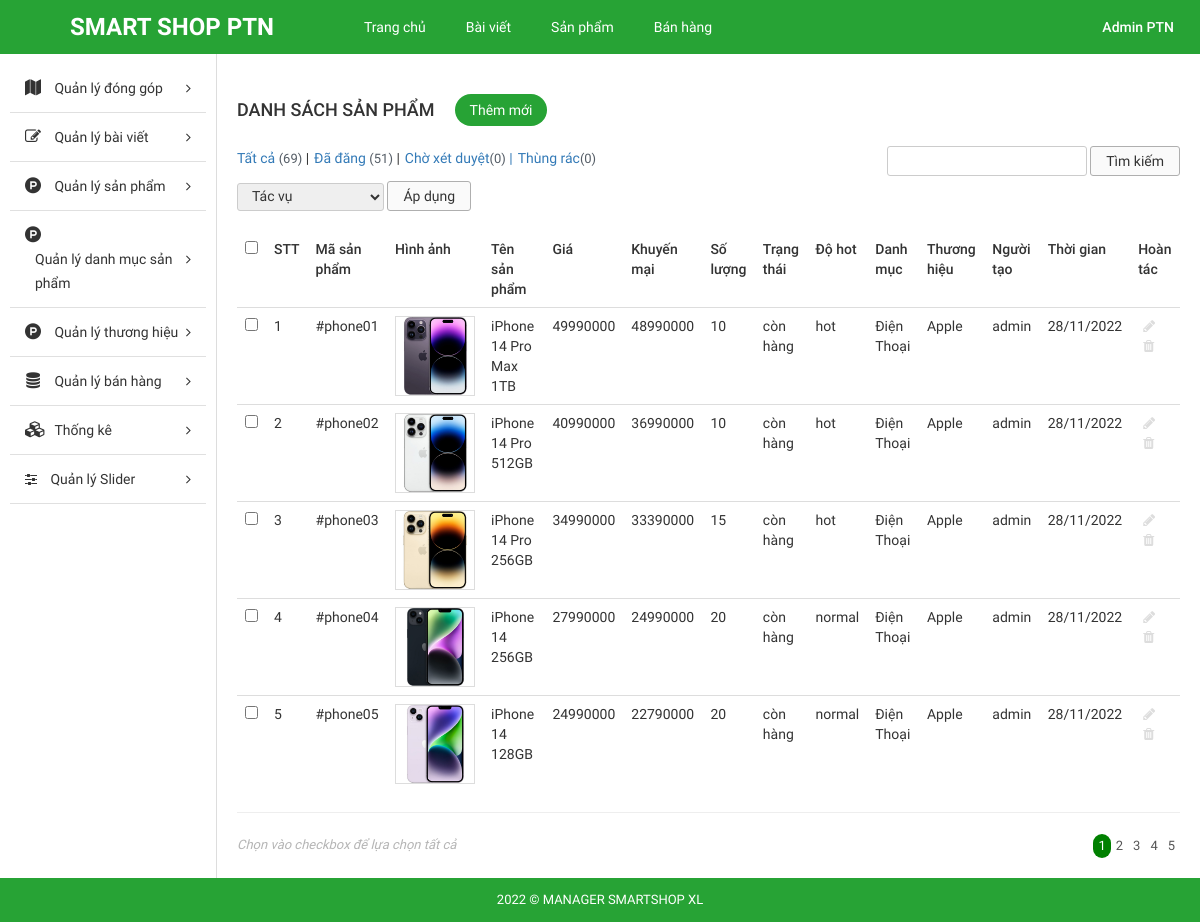
Page /Source_code/admin/index.php?modules=products&controllers=index&action=list (signed in) on the committed database.
### tables this page shows
CREATE TABLE `tbl_product` (
  `id` int(11) NOT NULL,
  `id_category` int(11) NOT NULL,
  `id_brand` int(11) NOT NULL,
  `name` varchar(255) NOT NULL,
  `code` varchar(255) NOT NULL,
  `price` float NOT NULL,
  `promotional_price` float NOT NULL,
  `quantity` int(11) NOT NULL,
  `status` enum('còn hàng','hết hàng','hàng sắp về') NOT NULL,
  `description` text NOT NULL,
  `screen` varchar(255) NOT NULL,
  `ram` varchar(255) NOT NULL,
  `cpu` varchar(255) NOT NULL,
  `memory` varchar(255) NOT NULL,
  `operating_system` varchar(255) NOT NULL,
  `front_camera` varchar(255) NOT NULL,
  `rear_camera` varchar(255) NOT NULL,
  `user` varchar(255) NOT NULL,
  `create_date` varchar(255) NOT NULL,
  `image` varchar(255) NOT NULL,
  `level` enum('hot','normal','discount') NOT NULL
);

### Source_code/admin/libraries/database.php (called while the page is built, shortened)
<?php
function db_query($query_string) {
    global $conn;
    $result = mysqli_query($conn, $query_string);
    return $result;
}
function db_fetch_array($query_string) {
    $result = array();
    $mysqli_result = db_query($query_string);
    while ($row = mysqli_fetch_assoc($mysqli_result)) {
        $result[] = $row;
    }
    return $result;
}

### Source_code/admin/modules/products/models/indexModel.php (called while the page is built, shortened)
<?php
function getAllProduct(){
	return db_fetch_array("SELECT * FROM `tbl_product`");
}
function get_category_by_id($id){
	$data = db_fetch_array("SELECT * FROM `tbl_category` WHERE `id` = '$id'");
	return $data[0]['name'];
}
function get_brand_by_id($id){
	$data = db_fetch_array("SELECT * FROM `tbl_brand` WHERE `id` = '$id'");
	return $data[0]['name'];
}

### Source_code/admin/modules/products/controllers/indexController.php (called while the page is built, shortened)
<?php
function listAction() {
	$data_tmp = getAllProduct();
	for ($i=0; $i <count($data_tmp) ; $i++) {
		$data_tmp[$i]['category'] = get_category_by_id($data_tmp[$i]['id_category']);
		$data_tmp[$i]['brand']  = get_brand_by_id($data_tmp[$i]['id_brand']) ;
	};
	if(!empty($_GET['page'])){
		$page = $_GET['page'];
	}else{
		$page =1;
	}
	$numProduct = count($data_tmp);
	$productOnPage = 5;
	$num = ceil($numProduct/$productOnPage);
	$start = ($page - 1) * $productOnPage;
	$res =[];
	for ($i=$start; $i < $start+$productOnPage; $i++) {
		if(isset($data_tmp[$i]))
        $res[] = $data_tmp[$i];
	};
	$data = [$res, $num, $page];
	load_view('list',$data);
}

### Source_code/admin/core/router.php (called while the page is built, shortened)
<?php
$action_name = get_action().'Action';
call_function(array('construct', $action_name));

### Source_code/admin/core/appload.php (called while the page is built, shortened)
<?php
require CONFIGPATH . DIRECTORY_SEPARATOR . 'database.php';
require LIBPATH . DIRECTORY_SEPARATOR . 'database.php';
require COREPATH . DIRECTORY_SEPARATOR . 'base.php';
require COREPATH . DIRECTORY_SEPARATOR . 'router.php';

### Source_code/admin/index.php (called while the page is built, shortened)
<?php
require COREPATH.DIRECTORY_SEPARATOR.'appload.php';

### Source_code/admin/modules/products/views/listView.php (the view, shortened to what this page needs)
<div id="main-content-wp" class="list-product-page">
    <div class="wrap clearfix">
        <div id="content" class="fl-right">
            <div class="section" id="title-page">
                <div class="clearfix">
                    <h3 id="index" class="fl-left">Danh sách sản phẩm</h3>
                    <a href="?modules=products&controllers=index&action=add" title="" id="add-new" class="fl-left">Thêm mới</a>
                </div>
            </div>
            <div class="section" id="detail-page">
                <div class="section-detail">
                    <div class="filter-wp clearfix">
                        <ul class="post-status fl-left">
                            <li class="all"><a href="">Tất cả <span class="count">(69)</span></a> |</li>
                            <li class="publish"><a href="">Đã đăng <span class="count">(51)</span></a> |</li>
                            <li class="pending"><a href="">Chờ xét duyệt<span class="count">(0)</span> |</a></li>
                            <li class="pending"><a href="">Thùng rác<span class="count">(0)</span></a></li>
                        </ul>
                        <form method="GET" class="form-s fl-right">
                            <input type="text" name="s" id="s">
                            <input type="submit" name="sm_s" value="Tìm kiếm">
                        </form>
                    </div>
                    <div class="actions">
                        <form method="GET" action="" class="form-actions">
                            <select name="actions">
                                <option value="0">Tác vụ</option>
                            </select>
                            <input type="submit" name="sm_action" value="Áp dụng">
                        </form>
                    </div>
                    <div class="table-responsive">
                        <table class="table list-table-wp">
                            <thead>
                                <tr>
                                    <td><input type="checkbox" name="checkAll" id="checkAll"></td>
                                    <td><span class="thead-text">STT</span></td>
                                    <td><span class="thead-text">Mã sản phẩm</span></td>
                                    <td><span class="thead-text">Hình ảnh</span></td>
                                    <td><span class="thead-text">Tên sản phẩm</span></td>
                                    <td><span class="thead-text">Giá</span></td>
                                    <td><span class="thead-text">Khuyến mại</span></td>
                                    <td><span class="thead-text">Số lượng</span></td>
                                    <td><span class="thead-text">Trạng thái</span></td>
                                    <td><span class="thead-text">Độ hot</span></td>
                                    <td><span class="thead-text">Danh mục</span></td>
                                    <td><span class="thead-text">Thương hiệu</span></td>
                                    <td><span class="thead-text">Người tạo</span></td>
                                    <td><span class="thead-text">Thời gian</span></td>
                                    <td><span class="thead-text">Hoàn tác</span></td>
                                </tr>
                            </thead>
                            <tbody>
                                <?php  $i=0; if(!empty($data['0'])) foreach ($data['0'] as $value) { $i++;?>
                                <tr>
                                    <td><input type="checkbox" name="checkItem" class="checkItem"></td>
                                    <td><span class="tbody-text"><?php echo $i; ?></span></td>
                                    <td><span class="tbody-text"><?php echo $value['code']; ?></span></td>
                                    <td>
                                        <div class="tbody-thumb">
                                            <img src="<?php echo $value['image']; ?>" alt="">
                                        </div>
                                    </td>
                                    <td><span class="tbody-text"><?php echo $value['name']; ?></span></td>
                                    <td><span class="tbody-text"><?php echo $value['price']; ?></span></td>
                                    <td><span class="tbody-text"><?php echo $value['promotional_price']; ?></span></td>
                                    <td><span class="tbody-text"><?php echo $value['quantity']; ?></span></td>
                                    <td><span class="tbody-text"><?php echo $value['status']; ?></span></td>
                                    <td><span class="tbody-text"><?php echo $value['level']; ?></span></td>
                                    <td><span class="tbody-text"><?php echo $value['category']; ?></span></td>
                                    <td><span class="tbody-text"><?php echo $value['brand']; ?></span></td>
                                    <td><span class="tbody-text"><?php echo $value['user']; ?></span></td>
                                    <td><span class="tbody-text"><?php echo $value['create_date']; ?></span></td>
                                    <td>
                                        <ul class="list-operation ">
                                            <li><a href="?modules=products&controllers=index&action=edit&id=<?php echo $value['id'] ;?>" title="Sửa" class="edit"><i class="fa fa-pencil" aria-hidden="true"></i></a></li>
                                            <li><a onclick="return Del('<?php echo $value['name'];?>')" href="?modules=products&controllers=index&action=delete&id=<?php echo $value['id'] ;?>" title="Xóa" class="delete"><i class="fa fa-trash" aria-hidden="true"></i></a></li>
                                        </ul>
                                    </td>
                                </tr>
                                <?php }; ?>
                            </tbody>
                        </table>
                        <hr>
                    </div>
                </div>
            </div>
            <div class="section" id="paging-wp">
                <div class="section-detail clearfix">
                    <p id="desc" class="fl-left">Chọn vào checkbox để lựa chọn tất cả</p>
                    <ul id="list-paging" class="fl-right">
                        <?php for ($i=1; $i <= $data['1'] ; $i++) { ?>
                        <li>
                            <a <?php if($i == $data['2']) echo 'style="background-color: green; color:white; border-radius:300px;"';  ?>  href="?modules=products&controllers=index&action=list&page=<?php echo $i; ?>" title=""><?php echo $i; ?></a>
                        </li>
                        <?php }; ?>
                    </ul>
                </div>
            </div>
        </div>
    </div>
</div>

### Source_code/admin/core/base.php (shortened to what this page needs)
<?php
function get_module() {
    global $config;
    $module = isset($_GET['modules']) ? $_GET['modules'] : $config['default_module'];
    return $module;
}
function call_function($list_function = array()) {
    if (is_array($list_function)) {
        foreach ($list_function as $f) {
            if (function_exists($f())) {
                $f();
            }
        }
    }
}
function load_view($name, $data_send = array()) {
    $data = $data_send;
    $path = MODULESPATH . DIRECTORY_SEPARATOR . get_module() . DIRECTORY_SEPARATOR . 'views' . DIRECTORY_SEPARATOR . $name . 'View.php';
    if (file_exists($path)) {
        require $path;
    } else {
        echo "Không tìm thấy {$path}";
    }
}
function get_header($name = '') {
    global $data;
    if (empty($name)) {
        $name = 'header';
    } else {
        $name = "header-{$name}";
    }
    $path = LAYOUTPATH . DIRECTORY_SEPARATOR . $name . '.php';
    if (file_exists($path)) {
        if (is_array($data)) {
            foreach ($data as $key => $a) {
                $$key = $a;
            }
        }
        require $path;
    } else {
        echo "Không tìm thấy {$path}";
    }
}
function get_footer($name = '') {
    global $data;
    if (empty($name)) {
        $name = 'footer';
    } else {
        $name = "footer-{$name}";
    }
    $path = LAYOUTPATH . DIRECTORY_SEPARATOR . $name . '.php';
    if (file_exists($path)) {
        if (is_array($data)) {
            foreach ($data as $key => $a) {
                $$key = $a;
            }
        }
        require $path;
    } else {
        echo "Không tìm thấy {$path}";
    }
}
function get_sidebar($name = '') {
    global $data;
    if (empty($name)) {
        $name = 'sidebar';
    } else {
        $name = "sidebar-{$name}";
    }
    $path = LAYOUTPATH . DIRECTORY_SEPARATOR . $name . '.php';
    if (file_exists($path)) {
        if (is_array($data)) {
            foreach ($data as $key => $a) {
                $$key = $a;
            }
        }
        require $path;
    } else {
        echo "Không tìm thấy {$path}";
    }
}
?>

### Source_code/admin/public/css/import/global.css (style rules this page uses)
body { font-family: "Roboto Regular"; font-size: 14px; line-height: 24px; color: #333; }
.fl-left { float: left; }
.fl-right { float: right; }
img { max-width: 100%; height: auto; display: block; }
ul li { list-style: none!important; }
a { text-decoration: none!important; }

### Source_code/admin/public/css/import/list_post.css (style rules this page uses)
#content { width: 82%; border-left: 1px solid #ddd; padding: 20px; }
#add-new { display: inline-block; color: #fff; background: #27a335; padding: 4px 15px; margin: 20px; border-radius: 20px; }
#index { font-family: 'Roboto Medium'; font-weight: normal; text-transform: uppercase; font-size: 18px; padding: 24px 0px; }
.list-table-wp thead tr td { font-family: 'Roboto Medium'; font-weight: normal; }
.list-operation li { float: left; }
.list-operation li a { display: block; padding: 0px 5px; color: #ddd; }
.list-operation { width: 25%; }
#paging-wp #desc { font-size: 13px; color: #b5b5b5; font-style: italic; }
#list-paging li { float: left; }
#list-paging li a { display: inline-block; color: #555; font-size: 13px; padding: 0px 5px; }
.filter-wp { margin-bottom: 5px; }
.actions { margin-bottom: 20px; }
.post-status li { float: left; font-size: 14px; margin-right: 5px; }
.post-status li .count { color: #555d66; font-size: 13px; display: inline-block; }
.form-s input[type="text"], .form-actions select { border-radius: 3px; border: 1px solid #ccc; padding: 2px 10px; }
.form-s input[type="submit"], .form-actions input[type="submit"] { border-radius: 3px; border: 1px solid #afafaf; padding: 2px 15px; background: #fafafa; }
.form-actions select { padding: 4px 10px; }

### Source_code/admin/public/css/import/list_product.css (style rules this page uses)
.tbody-thumb { width: 80px; height: 80px; overflow: hidden; }
.tbody-thumb img { border: 1px solid #ddd; }

### Source_code/admin/public/css/import/menu.css (style rules this page uses)
.actions select { border-radius: 3px; border: 1px solid #ccc; padding: 4px 10px; }

### Source_code/admin/public/css/import/detail_order.css (style rules this page uses)
.table { margin-bottom: 0!important; }

### rows in the picture
tbl_product: code "#phone01", image (picture), name "iPhone 14 Pro Max 1TB", price "49990000", promotional_price "48990000", quantity "10", status "còn hàng", level "hot", category "Điện Thoại", brand "Apple", user "admin", create_date "28/11/2022"
tbl_product: code "#phone02", image (picture), name "iPhone 14 Pro 512GB", price "40990000", promotional_price "36990000", quantity "10", status "còn hàng", level "hot", category "Điện Thoại", brand "Apple", user "admin", create_date "28/11/2022"
tbl_product: code "#phone03", image (picture), name "iPhone 14 Pro 256GB", price "34990000", promotional_price "33390000", quantity "15", status "còn hàng", level "hot", category "Điện Thoại", brand "Apple", user "admin", create_date "28/11/2022"
tbl_product: code "#phone04", image (picture), name "iPhone 14 256GB", price "27990000", promotional_price "24990000", quantity "20", status "còn hàng", level "normal", category "Điện Thoại", brand "Apple", user "admin", create_date "28/11/2022"
tbl_product: code "#phone05", image (picture), name "iPhone 14 128GB", price "24990000", promotional_price "22790000", quantity "20", status "còn hàng", level "normal", category "Điện Thoại", brand "Apple", user "admin", create_date "28/11/2022"
